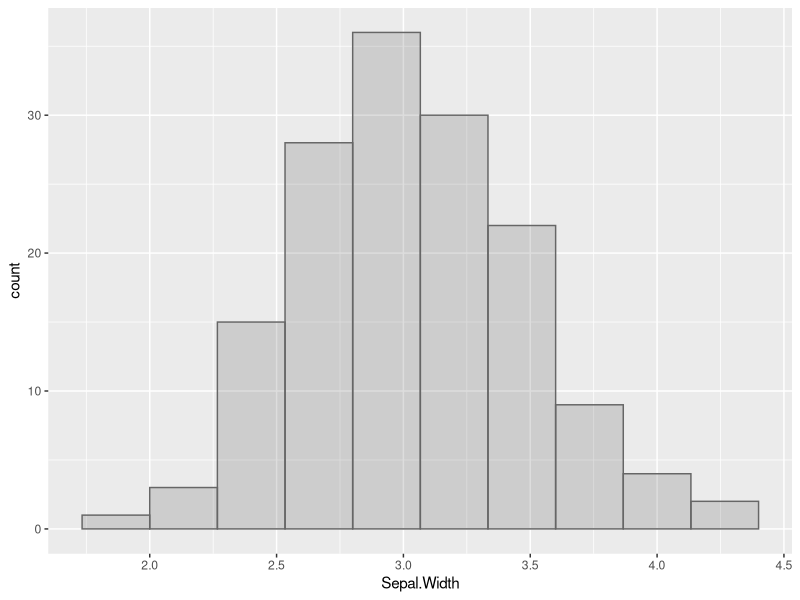
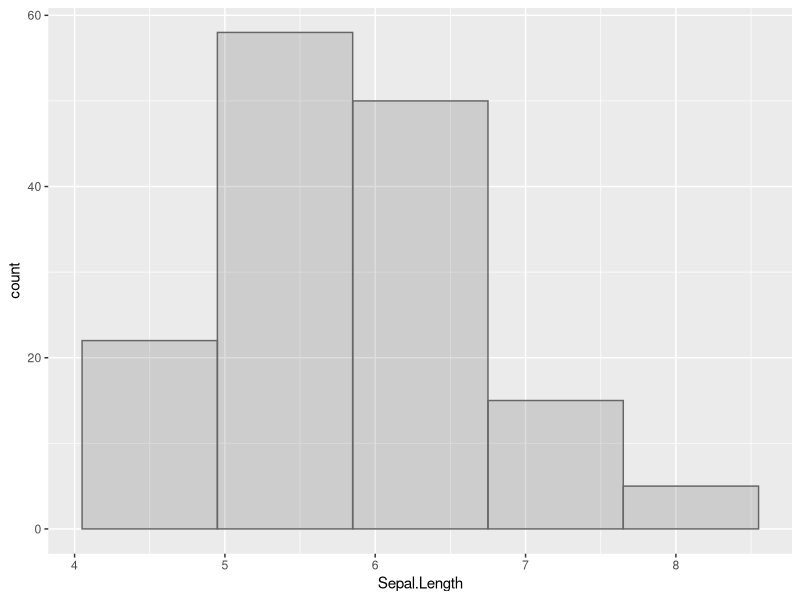

Write the R code that produced these figures, in order.
## ---- chunk 1
knitr::opts_chunk$set(echo = TRUE)
## ---- chunk 2
library(tidyverse)

iris %>%
  ggplot(aes(x = Sepal.Width)) +
  geom_histogram(position="identity", colour="grey40", alpha=0.2, bins = 10)

iris %>%
  ggplot(aes(x = Sepal.Length))+
  geom_histogram(position="identity", colour="grey40", alpha=0.2, bins = 5)
## ---- chunk 3
iris %>%
  summarize(SW_mean = mean(Sepal.Width),
            SW_median = median(Sepal.Width),
            SL_mean = mean(Sepal.Length),
            SL_median = median(Sepal.Length))
